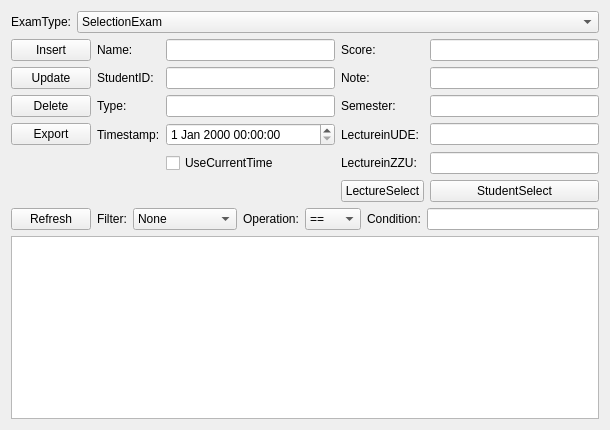
<?xml version="1.0" encoding="UTF-8"?>
<ui version="4.0">
 <class>ScoreMgr</class>
 <widget class="QWidget" name="ScoreMgr">
  <property name="geometry">
   <rect>
    <x>0</x>
    <y>0</y>
    <width>610</width>
    <height>430</height>
   </rect>
  </property>
  <property name="windowTitle">
   <string>Form</string>
  </property>
  <layout class="QVBoxLayout" name="verticalLayout">
   <item>
    <layout class="QHBoxLayout" name="horizontalLayout">
     <item>
      <widget class="QLabel" name="label_9">
       <property name="sizePolicy">
        <sizepolicy hsizetype="Fixed" vsizetype="Preferred">
         <horstretch>0</horstretch>
         <verstretch>0</verstretch>
        </sizepolicy>
       </property>
       <property name="text">
        <string>ExamType:</string>
       </property>
      </widget>
     </item>
     <item>
      <widget class="QComboBox" name="ExamTypeBox">
       <item>
        <property name="text">
         <string>SelectionExam</string>
        </property>
       </item>
       <item>
        <property name="text">
         <string>UDEExam</string>
        </property>
       </item>
       <item>
        <property name="text">
         <string>ZZUExam</string>
        </property>
       </item>
      </widget>
     </item>
    </layout>
   </item>
   <item>
    <layout class="QGridLayout" name="gridLayout">
     <item row="2" column="4">
      <widget class="QLineEdit" name="SemesterEdit"/>
     </item>
     <item row="4" column="3">
      <widget class="QLabel" name="label_3">
       <property name="text">
        <string>LectureinZZU:</string>
       </property>
      </widget>
     </item>
     <item row="3" column="1">
      <widget class="QLabel" name="label_7">
       <property name="text">
        <string>Timestamp:</string>
       </property>
      </widget>
     </item>
     <item row="2" column="2">
      <widget class="QLineEdit" name="LectureTypeEdit"/>
     </item>
     <item row="4" column="4">
      <widget class="QLineEdit" name="ZZUEdit"/>
     </item>
     <item row="6" column="3">
      <widget class="QPushButton" name="LecSelButton">
       <property name="text">
        <string>LectureSelect</string>
       </property>
      </widget>
     </item>
     <item row="4" column="2">
      <widget class="QCheckBox" name="timeoptionBox">
       <property name="text">
        <string>UseCurrentTime</string>
       </property>
      </widget>
     </item>
     <item row="3" column="4">
      <widget class="QLineEdit" name="UDEEdit">
       <property name="enabled">
        <bool>true</bool>
       </property>
      </widget>
     </item>
     <item row="3" column="2">
      <widget class="QDateTimeEdit" name="dateTimeEdit"/>
     </item>
     <item row="2" column="1">
      <widget class="QLabel" name="label_10">
       <property name="text">
        <string>Type:</string>
       </property>
      </widget>
     </item>
     <item row="0" column="1">
      <widget class="QLabel" name="label">
       <property name="text">
        <string>Name:</string>
       </property>
      </widget>
     </item>
     <item row="2" column="3">
      <widget class="QLabel" name="label_8">
       <property name="text">
        <string>Semester:</string>
       </property>
      </widget>
     </item>
     <item row="3" column="3">
      <widget class="QLabel" name="label_4">
       <property name="text">
        <string>LectureinUDE:</string>
       </property>
      </widget>
     </item>
     <item row="1" column="3">
      <widget class="QLabel" name="label_6">
       <property name="text">
        <string>Note:</string>
       </property>
      </widget>
     </item>
     <item row="0" column="3">
      <widget class="QLabel" name="label_5">
       <property name="text">
        <string>Score:</string>
       </property>
      </widget>
     </item>
     <item row="1" column="1">
      <widget class="QLabel" name="label_2">
       <property name="text">
        <string>StudentID:</string>
       </property>
      </widget>
     </item>
     <item row="0" column="4">
      <widget class="QLineEdit" name="ScoreEdit"/>
     </item>
     <item row="0" column="2">
      <widget class="QLineEdit" name="NameEdit"/>
     </item>
     <item row="1" column="2">
      <widget class="QLineEdit" name="IDEdit"/>
     </item>
     <item row="1" column="4">
      <widget class="QLineEdit" name="NoteEdit"/>
     </item>
     <item row="0" column="0">
      <widget class="QPushButton" name="InsertButton">
       <property name="text">
        <string>Insert</string>
       </property>
      </widget>
     </item>
     <item row="1" column="0">
      <widget class="QPushButton" name="UpdateButton">
       <property name="text">
        <string>Update</string>
       </property>
      </widget>
     </item>
     <item row="2" column="0">
      <widget class="QPushButton" name="DeleteButton">
       <property name="text">
        <string>Delete</string>
       </property>
      </widget>
     </item>
     <item row="3" column="0">
      <widget class="QPushButton" name="ExportButton">
       <property name="text">
        <string>Export</string>
       </property>
      </widget>
     </item>
     <item row="6" column="4">
      <widget class="QPushButton" name="SelStuButton">
       <property name="text">
        <string>StudentSelect</string>
       </property>
      </widget>
     </item>
    </layout>
   </item>
   <item>
    <layout class="QHBoxLayout" name="horizontalLayout_2">
     <item>
      <widget class="QPushButton" name="RefButton">
       <property name="text">
        <string>Refresh</string>
       </property>
      </widget>
     </item>
     <item>
      <widget class="QLabel" name="label_11">
       <property name="text">
        <string>Filter:</string>
       </property>
      </widget>
     </item>
     <item>
      <widget class="QComboBox" name="FilterBox">
       <item>
        <property name="text">
         <string>None</string>
        </property>
       </item>
       <item>
        <property name="text">
         <string>Name</string>
        </property>
       </item>
       <item>
        <property name="text">
         <string>StudentID</string>
        </property>
       </item>
       <item>
        <property name="text">
         <string>LectureName</string>
        </property>
       </item>
       <item>
        <property name="text">
         <string>Semester</string>
        </property>
       </item>
       <item>
        <property name="text">
         <string>Note</string>
        </property>
       </item>
       <item>
        <property name="text">
         <string>Score</string>
        </property>
       </item>
       <item>
        <property name="text">
         <string>Type</string>
        </property>
       </item>
      </widget>
     </item>
     <item>
      <widget class="QLabel" name="label_12">
       <property name="text">
        <string>Operation:</string>
       </property>
      </widget>
     </item>
     <item>
      <widget class="QComboBox" name="OperationBox">
       <item>
        <property name="text">
         <string>==</string>
        </property>
       </item>
       <item>
        <property name="text">
         <string>LIKE</string>
        </property>
       </item>
       <item>
        <property name="text">
         <string>&gt;=</string>
        </property>
       </item>
       <item>
        <property name="text">
         <string>&gt;</string>
        </property>
       </item>
       <item>
        <property name="text">
         <string>&lt;</string>
        </property>
       </item>
       <item>
        <property name="text">
         <string>&lt;=</string>
        </property>
       </item>
      </widget>
     </item>
     <item>
      <widget class="QLabel" name="label_13">
       <property name="text">
        <string>Condition:</string>
       </property>
      </widget>
     </item>
     <item>
      <widget class="QLineEdit" name="conditonEdit"/>
     </item>
    </layout>
   </item>
   <item>
    <layout class="QHBoxLayout" name="horizontalLayout_3">
     <item>
      <widget class="QTableView" name="tableView">
       <property name="editTriggers">
        <set>QAbstractItemView::NoEditTriggers</set>
       </property>
       <property name="selectionMode">
        <enum>QAbstractItemView::SingleSelection</enum>
       </property>
       <property name="selectionBehavior">
        <enum>QAbstractItemView::SelectRows</enum>
       </property>
      </widget>
     </item>
    </layout>
   </item>
  </layout>
 </widget>
 <resources/>
 <connections/>
</ui>
